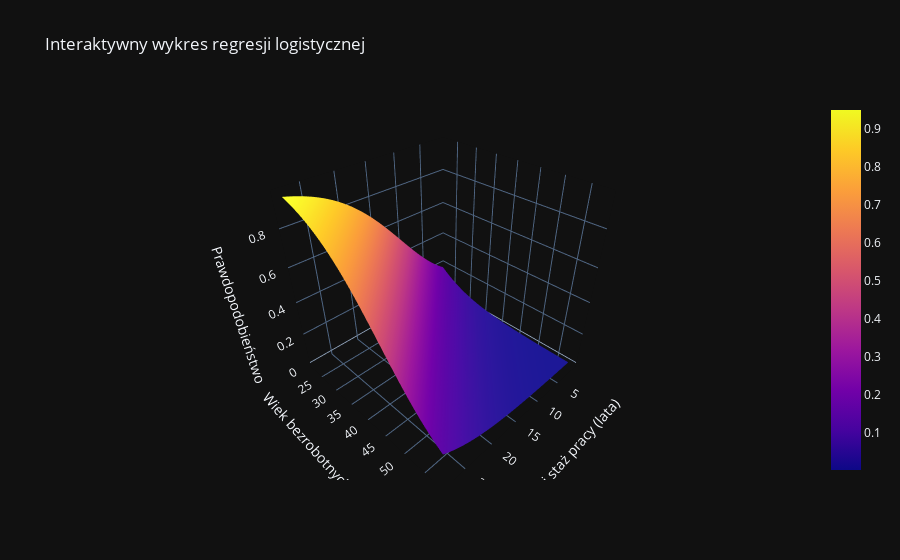

Source (notebook cell):
### Code cell
# Wykres prawdopodobiesnwa od dwoch zmiennych objasniajacych

zdarzenie_przeciwne=dane['prawdopodobienstwo']/(1-dane['prawdopodobienstwo'])
# logarytm naturalny z zdarzenie_przeciwne
log= np.log(zdarzenie_przeciwne)
print(log)

# najmniesze kwadraty b0
b0=wynik.params[0]
print(b0)

# Tworzenie macierzy X dla dwóch zmiennych objaśniających
X = np.vstack([
    np.ones_like(dane["Sredni staz pracy (lata)"]),  # Kolumna jedynek (dla wyrazu wolnego)
    dane["Sredni staz pracy (lata)"],  # Pierwsza zmienna objaśniająca
    dane["Wiek bezrobotnych(lata)"]  # Druga zmienna objaśniająca
]).T

# Wzór: b = (X^T * X)^(-1) * X^T * log
b = np.linalg.inv(X.T @ X) @ X.T @ log

# Wyniki współczynników
b0, b1, b2 = b[0], b[1], b[2]
# fukcja exp
print(f"Współczynniki:")
print(f"b0 (wyraz wolny) = {b0}")
print(f"b1 (współczynnik zmiennej 1) = {b1}")
print(f"b2 (współczynnik zmiennej 2) = {b2}")
# X = dane[["Sredni staz pracy (lata)", "Wiek bezrobotnych(lata)"]]

# wykres  funckji
# os X srednia staz pracy i wiek bezrobotnego
# os Y prawdopodobiestwo
# Tworzymy siatkę wartości zmiennych niezależnych (staż pracy i wiek)
staz_pracy = np.linspace(dane['Sredni staz pracy (lata)'].min(), dane['Sredni staz pracy (lata)'].max(), 50)
wiek = np.linspace(dane['Wiek bezrobotnych(lata)'].min(), dane['Wiek bezrobotnych(lata)'].max(), 50)
staz_pracy, wiek = np.meshgrid(staz_pracy, wiek)

# Obliczenie prawdopodobieństwa z funkcji logistycznej
# logit = b0 + b1 * staz_pracy + b2 * wiek
# prawdopodobieństwo = 1 / (1 + exp(-logit))
log = b0 + b1 * staz_pracy + b2 * wiek
prawdopodobienstwo = 1 / (1 + np.exp(-log))

# Tworzenie wykresu 3D
fig = go.Figure(data=[go.Surface(z=prawdopodobienstwo, x=staz_pracy, y=wiek)])

# Ustawienia etykiet
fig.update_layout(
    title="Interaktywny wykres regresji logistycznej",
    scene=dict(
        xaxis_title="Średni staż pracy (lata)",
        yaxis_title="Wiek bezrobotnych (lata)",
        zaxis_title="Prawdopodobieństwo"
    )
)

# Wyświetlenie wykresu
fig.show()

# correlations

### Figure 1 — Plotly figure (JSON) as saved in the notebook; plotly's stock layout.template omitted (floating-point values rounded to 4 significant figures; data arrays with more than 128 entries replaced by an {"elided": "..."} marker saying what was removed)
{"data": [{"x": {"elided": "50x50 float values"}, "y": {"elided": "50x50 float values"}, "z": {"elided": "50x50 float values"}, "type": "surface"}], "layout": {"title": {"text": "Interaktywny wykres regresji logistycznej"}, "scene": {"xaxis": {"title": {"text": "Średni staż pracy (lata)"}}, "yaxis": {"title": {"text": "Wiek bezrobotnych (lata)"}}, "zaxis": {"title": {"text": "Prawdopodobieństwo"}}}}}
